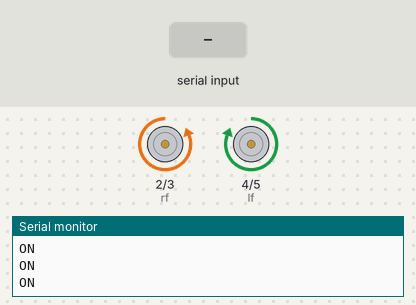
Recording of a sketch running on a simulated Arduino Uno, built with avr-gcc and run on an emulated ATmega328P. On the bench: motor-driver pin pairs drawn as motors (green arrow = first pin HIGH = forward, orange = second pin HIGH = backward, longer = more drive), the last lines printed to the serial monitor. The inputs (shaded band) are chosen by the test bench.

Above: at 1.2 s.
1.3 s: byte 1 (1) received over Serial
At 1.6 s:
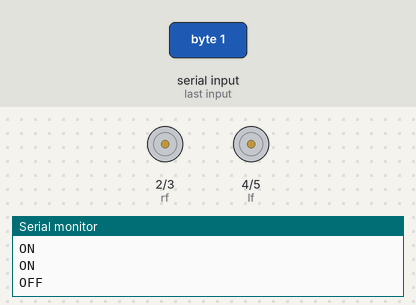
Timing chart, 0 to 4.8 s (numbered marks = the images above; inputs shaded):
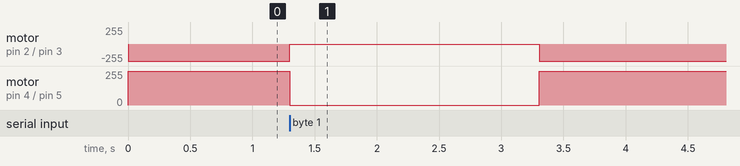

Measured:
- after the input at 1.3 s, motor on pin 2 (rf) / pin 3 (rb): backward 255/255 → stopped at once, → backward 255/255 2.0 s later; motor on pin 4 (lf) / pin 5 (lb): forward 255/255 → stopped at once, → forward 255/255 2.0 s later

The sketch:

RCcommunication.ino
```cpp
const int rf= 2;
const int rb= 3;
const int lf= 4;
const int lb= 5;
int incomingByte;


void setup() {
 pinMode(lf, OUTPUT);
pinMode(lb, OUTPUT);
pinMode(rf, OUTPUT);
pinMode(rb, OUTPUT);
Serial.begin(9600);
}

void loop() {

    digitalWrite(rf, LOW); //Moving Forward
   digitalWrite(rb, HIGH);
    digitalWrite(lf, HIGH);
      digitalWrite(lb, LOW);
      Serial.println("ON");
      if(Serial.available()>0)

      {
        incomingByte=Serial.read();
        if(incomingByte==1)
        {
        digitalWrite(rf, LOW); // Complete stop for 2 Seconds
      digitalWrite(rb, LOW);
       digitalWrite(lf, LOW);
        digitalWrite(lb, LOW);
        Serial.println("OFF");
        delay(2000);
        }
        Serial.flush();

      }

}
```
